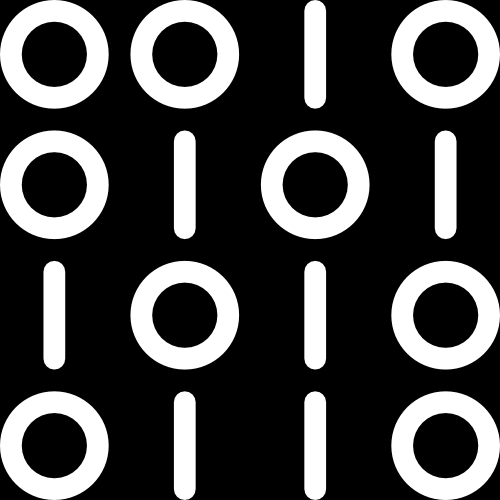
#> input picture 3.Image processing/binary.png, 500 x 500 px
$ python 5a.Erosion.py
#> lines starting #> are read from the running program, lines starting #| are printed output that depends on the picture
import cv2
import numpy as np
from matplotlib import pyplot as plt

img = cv2.imread('binary.png')
#> img is the input picture: shape (500, 500, 3); min 0, max 255, mean 70.7
kernel = np.ones((5,5),np.uint8)
erosion = cv2.erode(img,kernel,iterations = 1)
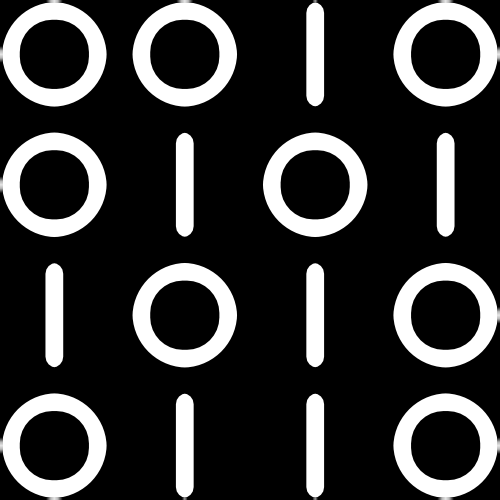
#> erosion: shape (500, 500, 3); min 0, max 255, mean 54.5


plt.subplot(121),plt.imshow(img),plt.title('Original')
plt.xticks([]), plt.yticks([])
plt.subplot(122),plt.imshow(erosion),plt.title('Eroded')
plt.xticks([]), plt.yticks([])
plt.show()
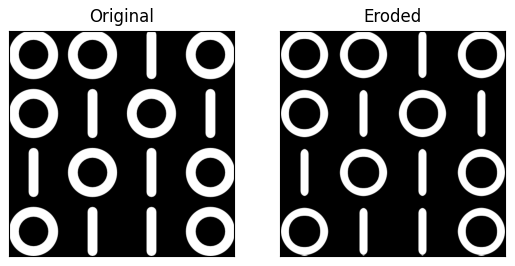
#> figure drawn by matplotlib, 2 panels
